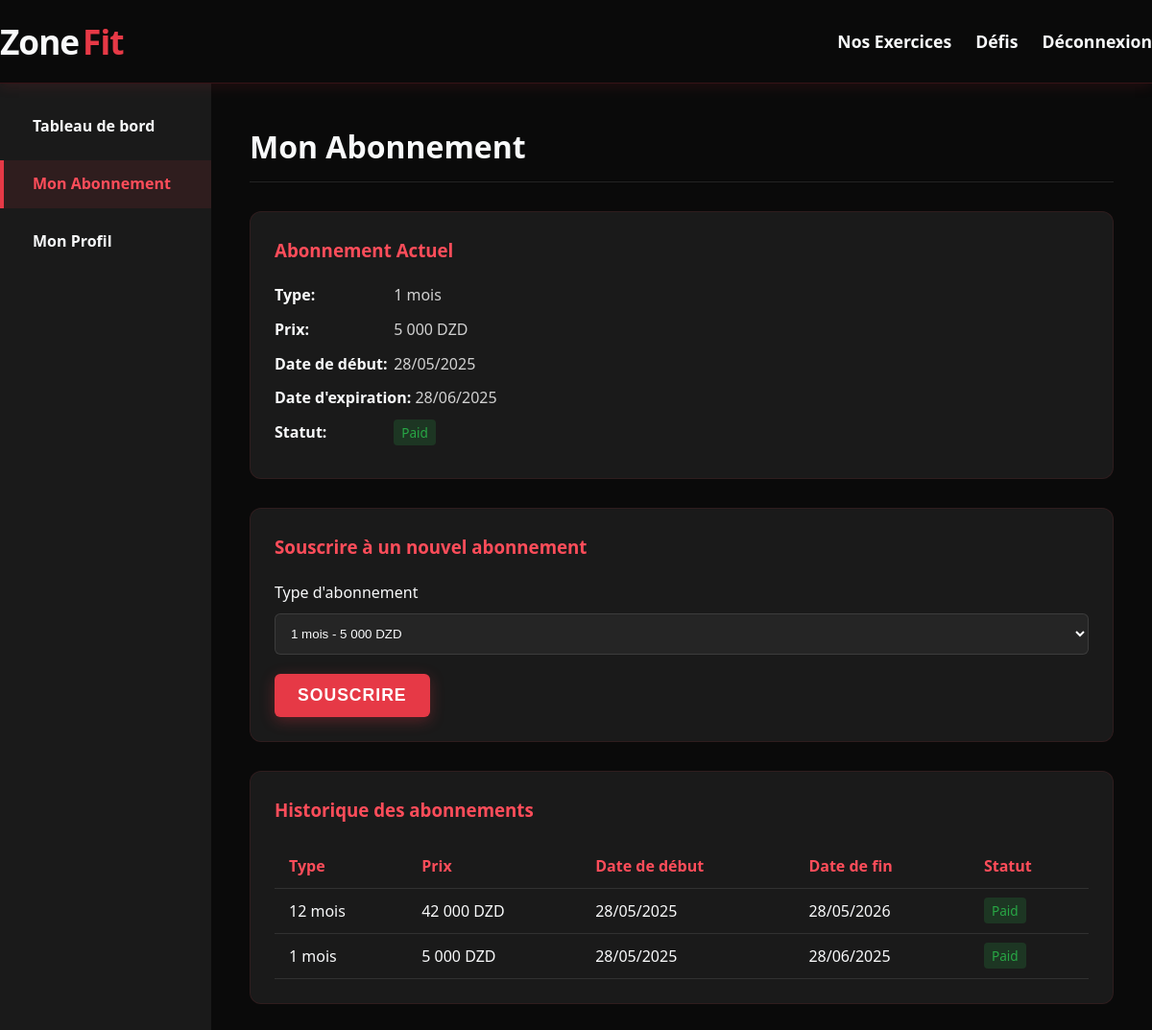
The page /client/subscription.php (signed in) on the database its author committed.
### tables this page shows
CREATE TABLE `subscriptions` (
  `id` int(11) NOT NULL,
  `user_id` int(11) NOT NULL,
  `type` enum('1_month','3_months','6_months','12_months') NOT NULL,
  `price` decimal(10,2) NOT NULL,
  `start_date` date NOT NULL,
  `end_date` date NOT NULL,
  `payment_status` enum('pending','paid','expired') DEFAULT 'pending'
);

### client/subscription.php (the view, shortened to what this page needs)
<?php
include '../includes/config.php';
$user_id = $_SESSION['user_id'];
$stmt = $pdo->prepare("SELECT * FROM subscriptions WHERE user_id = ? ORDER BY end_date DESC");
$stmt->execute([$user_id]);
$subscriptions = $stmt->fetchAll();
$stmt = $pdo->prepare("SELECT * FROM subscriptions WHERE user_id = ? AND end_date >= CURDATE() AND payment_status = 'paid'");
$stmt->execute([$user_id]);
$current_subscription = $stmt->fetch();
$subscription_types = [
    '1_month' => [
        'name' => '1 mois',
        'price' => 5000,
        'duration' => '+1 month'
    ],
    '3_months' => [
        'name' => '3 mois',
        'price' => 13500,
        'duration' => '+3 months'
    ],
    '6_months' => [
        'name' => '6 mois',
        'duration' => '+6 months',
        'price' => 24000
    ],
    '12_months' => [
        'name' => '12 mois',
        'duration' => '+12 months',
        'price' => 42000
    ]
];
include '../includes/header.php';
?>
<div class="dashboard">
    <div class="sidebar">
        <ul>
            <li><a href="dashboard.php"><i class="fas fa-tachometer-alt"></i> Tableau de bord</a></li>
            <li><a href="subscription.php" class="active"><i class="fas fa-credit-card"></i> Mon Abonnement</a></li>
            <li><a href="profile.php"><i class="fas fa-user"></i> Mon Profil</a></li>
        </ul>
    </div>
    <div class="main-content">
        <h2>Mon Abonnement</h2>
        <div class="card">
            <h3>Abonnement Actuel</h3>
            <?php if ($current_subscription): ?>
                <div class="subscription-details">
                    <p><strong>Type:</strong>
                        <?php echo $subscription_types[$current_subscription['type']]['name']; ?>
                    </p>
                    <p><strong>Prix:</strong>
                        <?php echo number_format($current_subscription['price'], 0, ',', ' '); ?> DZD
                    </p>
                    <p><strong>Date de début:</strong>
                        <?php echo date('d/m/Y', strtotime($current_subscription['start_date'])); ?>
                    </p>
                    <p><strong>Date d'expiration:</strong>
                        <?php echo date('d/m/Y', strtotime($current_subscription['end_date'])); ?>
                    </p>
                    <p><strong>Statut:</strong>
                        <span class="payment-status <?php echo $current_subscription['payment_status']; ?>">
                            <?php echo ucfirst($current_subscription['payment_status']); ?>
                        </span>
                    </p>
                </div>
            <?php else: ?>
                <p>Vous n'avez pas d'abonnement actif.</p>
            <?php endif; ?>
        </div>
        <div class="card">
            <h3>Souscrire à un nouvel abonnement</h3>
            <form method="post">
                <div class="form-group">
                    <label for="type">Type d'abonnement</label>
                    <select id="type" name="type" required>
                        <?php foreach ($subscription_types as $key => $type): ?>
                            <option value="<?php echo $key; ?>">
                                <?php echo $type['name']; ?> -
                            </option>
                        <?php endforeach; ?>
                    </select>
                </div>
                <button type="submit" name="subscribe" class="btn">Souscrire</button>
            </form>
        </div>
        <?php if (!empty($subscriptions)): ?>
            <div class="card">
                <h3>Historique des abonnements</h3>
                <table class="table">
                    <thead>
                        <tr>
                            <th>Type</th>
                            <th>Prix</th>
                            <th>Date de début</th>
                            <th>Date de fin</th>
                            <th>Statut</th>
                        </tr>
                    </thead>
                    <tbody>
                        <?php foreach ($subscriptions as $sub): ?>
                            <tr>
                                <td><?php echo $subscription_types[$sub['type']]['name']; ?></td>
                                <td><?php echo number_format($sub['price'], 0, ',', ' '); ?> DZD</td>
                                <td><?php echo date('d/m/Y', strtotime($sub['start_date'])); ?></td>
                                <td><?php echo date('d/m/Y', strtotime($sub['end_date'])); ?></td>
                                <td>
                                    <span class="payment-status <?php echo $sub['payment_status']; ?>">
                                        <?php echo ucfirst($sub['payment_status']); ?>
                                    </span>
                                </td>
                            </tr>
                        <?php endforeach; ?>
                    </tbody>
                </table>
            </div>
        <?php endif; ?>
    </div>
</div>

### includes/header.php (style rules this page uses)
* { margin: 0; padding: 0; box-sizing: border-box; }
.btn { display: inline-block; background: var(--red); color: white; padding: 14px 32px; border-radius: 50px; text-decoration: none; font-weight: 700; text-transform: uppercase; letter-spacing: 1px; transition: var(--transition); border: none; cursor: pointer; font-size: 1.1rem; box-shadow: 0 4px 15px rgba(230, 57, 70, 0.3); }

### client/subscription.php (style rules this page uses)
.dashboard { display: flex; min-height: 100vh; }
.main-content { flex: 1; padding: 40px; background: var(--black); }
h2 { font-size: 2rem; margin-bottom: 30px; border-bottom: 1px solid rgba(255, 255, 255, 0.1); padding-bottom: 10px; color: var(--light); }
.sidebar { background: var(--dark-gray); width: 220px; padding: 20px 0; display: flex; flex-direction: column; gap: 10px; }
.sidebar ul { list-style: none; padding: 0; margin: 0; }
.sidebar ul li { margin-bottom: 10px; }
.sidebar ul li a { color: var(--light); text-decoration: none; padding: 12px 20px; display: flex; align-items: center; font-weight: 600; border-left: 4px solid transparent; transition: var(--transition); }
.sidebar ul li a.active, .sidebar ul li a:hover { border-left: 4px solid var(--red); background: rgba(230, 57, 70, 0.1); color: var(--light-red); }
.card { background: var(--dark-gray); padding: 25px; border-radius: 12px; border: 1px solid rgba(230, 57, 70, 0.1); margin-bottom: 30px; transition: var(--transition); }
.card h3 { color: var(--light-red); margin-top: 0; margin-bottom: 20px; }
.subscription-details p { margin-bottom: 10px; color: rgba(255, 255, 255, 0.8); }
.subscription-details strong { color: var(--light); min-width: 120px; display: inline-block; }
.form-group { margin-bottom: 20px; }
.form-group label { display: block; margin-bottom: 8px; color: var(--light); }
.form-group select { width: 100%; padding: 12px; border-radius: 6px; border: 1px solid rgba(255, 255, 255, 0.1); background: rgba(255, 255, 255, 0.05); color: var(--light); transition: var(--transition); }
.btn { background: var(--red); color: white; border: none; padding: 12px 24px; border-radius: 6px; cursor: pointer; transition: var(--transition); font-weight: 600; }
.table { width: 100%; border-collapse: collapse; }
.table th, .table td { padding: 12px 15px; text-align: left; border-bottom: 1px solid rgba(255, 255, 255, 0.1); }
.table th { color: var(--light-red); font-weight: 600; }
.payment-status { padding: 4px 8px; border-radius: 4px; font-size: 0.85rem; }
.payment-status.paid { background: rgba(40, 167, 69, 0.2); color: var(--success); }

### rows shown on the page
subscriptions: type "1 mois", price "5 000", start_date "28/05/2025", end_date "28/06/2025", payment_status "Paid"
subscriptions: type "12 mois", price "42 000", start_date "28/05/2025", end_date "28/05/2026", payment_status "Paid"

### other values the page prints
form field type "1 mois - 5 000 DZD"
